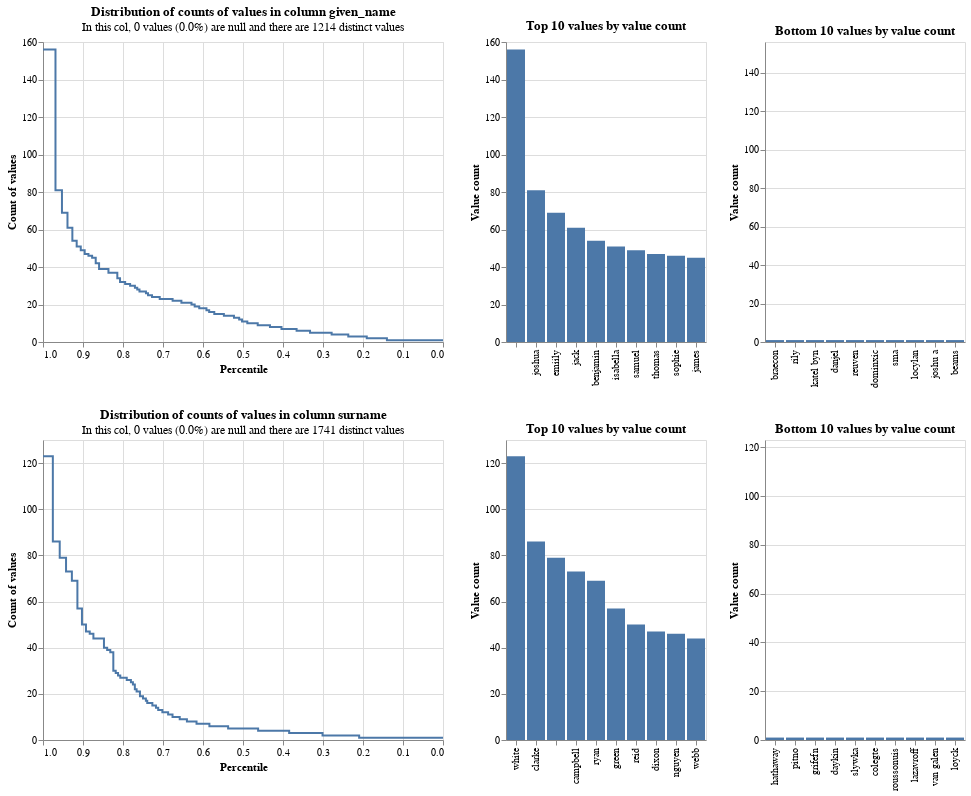

Notebook cell for this chart:
### Code cell
from splink.exploratory import profile_columns

profile_columns(df, db_api=DuckDBAPI(), column_expressions=["given_name", "surname"])

### Figure 1 — Vega-Lite specification as saved in the notebook (floating-point values rounded to 4 significant figures)
{"config": {"view": {"continuousWidth": 400, "continuousHeight": 300}}, "vconcat": [{"hconcat": [{"mark": {"type": "line", "interpolate": "step-before"}, "data": {"values": [{"percentile_ex_nulls": 0.9688, "percentile_inc_nulls": 0.9688, "value_count": 156, "group_name": "given_name", "total_non_null_rows": 5000, "total_rows_inc_nulls": 5000, "sum_tokens_in_value_count_group": 156, "distinct_value_count": 1214}, {"percentile_ex_nulls": 0.9526, "percentile_inc_nulls": 0.9526, "value_count": 81, "group_name": "given_name", "total_non_null_rows": 5000, "total_rows_inc_nulls": 5000, "sum_tokens_in_value_count_group": 81, "distinct_value_count": 1214}, {"percentile_ex_nulls": 0.9388, "percentile_inc_nulls": 0.9388, "value_count": 69, "group_name": "given_name", "total_non_null_rows": 5000, "total_rows_inc_nulls": 5000, "sum_tokens_in_value_count_group": 69, "distinct_value_count": 1214}, {"percentile_ex_nulls": 0.9266, "percentile_inc_nulls": 0.9266, "value_count": 61, "group_name": "given_name", "total_non_null_rows": 5000, "total_rows_inc_nulls": 5000, "sum_tokens_in_value_count_group": 61, "distinct_value_count": 1214}, {"percentile_ex_nulls": 0.9158, "percentile_inc_nulls": 0.9158, "value_count": 54, "group_name": "given_name", "total_non_null_rows": 5000, "total_rows_inc_nulls": 5000, "sum_tokens_in_value_count_group": 54, "distinct_value_count": 1214}, {"percentile_ex_nulls": 0.9056, "percentile_inc_nulls": 0.9056, "value_count": 51, "group_name": "given_name", "total_non_null_rows": 5000, "total_rows_inc_nulls": 5000, "sum_tokens_in_value_count_group": 51, "distinct_value_count": 1214}, {"percentile_ex_nulls": 0.8958, "percentile_inc_nulls": 0.8958, "value_count": 49, "group_name": "given_name", "total_non_null_rows": 5000, "total_rows_inc_nulls": 5000, "sum_tokens_in_value_count_group": 49, "distinct_value_count": 1214}, {"percentile_ex_nulls": 0.8864, "percentile_inc_nulls": 0.8864, "value_count": 47, "group_name": "given_name", "total_non_null_rows": 5000, "total_rows_inc_nulls": 5000, "sum_tokens_in_value_count_group": 47, "distinct_value_count": 1214}, {"percentile_ex_nulls": 0.8772, "percentile_inc_nulls": 0.8772, "value_count": 46, "group_name": "given_name", "total_non_null_rows": 5000, "total_rows_inc_nulls": 5000, "sum_tokens_in_value_count_group": 46, "distinct_value_count": 1214}, {"percentile_ex_nulls": 0.8682, "percentile_inc_nulls": 0.8682, "value_count": 45, "group_name": "given_name", "total_non_null_rows": 5000, "total_rows_inc_nulls": 5000, "sum_tokens_in_value_count_group": 45, "distinct_value_count": 1214}, {"percentile_ex_nulls": 0.8598, "percentile_inc_nulls": 0.8598, "value_count": 42, "group_name": "given_name", "total_non_null_rows": 5000, "total_rows_inc_nulls": 5000, "sum_tokens_in_value_count_group": 42, "distinct_value_count": 1214}, {"percentile_ex_nulls": 0.8364, "percentile_inc_nulls": 0.8364, "value_count": 39, "group_name": "given_name", "total_non_null_rows": 5000, "total_rows_inc_nulls": 5000, "sum_tokens_in_value_count_group": 117, "distinct_value_count": 1214}, {"percentile_ex_nulls": 0.8142, "percentile_inc_nulls": 0.8142, "value_count": 37, "group_name": "given_name", "total_non_null_rows": 5000, "total_rows_inc_nulls": 5000, "sum_tokens_in_value_count_group": 111, "distinct_value_count": 1214}, {"percentile_ex_nulls": 0.8074, "percentile_inc_nulls": 0.8074, "value_count": 34, "group_name": "given_name", "total_non_null_rows": 5000, "total_rows_inc_nulls": 5000, "sum_tokens_in_value_count_group": 34, "distinct_value_count": 1214}, {"percentile_ex_nulls": 0.7946, "percentile_inc_nulls": 0.7946, "value_count": 32, "group_name": "given_name", "total_non_null_rows": 5000, "total_rows_inc_nulls": 5000, "sum_tokens_in_value_count_group": 64, "distinct_value_count": 1214}, {"percentile_ex_nulls": 0.7822, "percentile_inc_nulls": 0.7822, "value_count": 31, "group_name": "given_name", "total_non_null_rows": 5000, "total_rows_inc_nulls": 5000, "sum_tokens_in_value_count_group": 62, "distinct_value_count": 1214}, {"percentile_ex_nulls": 0.7702, "percentile_inc_nulls": 0.7702, "value_count": 30, "group_name": "given_name", "total_non_null_rows": 5000, "total_rows_inc_nulls": 5000, "sum_tokens_in_value_count_group": 60, "distinct_value_count": 1214}, {"percentile_ex_nulls": 0.7644, "percentile_inc_nulls": 0.7644, "value_count": 29, "group_name": "given_name", "total_non_null_rows": 5000, "total_rows_inc_nulls": 5000, "sum_tokens_in_value_count_group": 29, "distinct_value_count": 1214}, {"percentile_ex_nulls": 0.7588, "percentile_inc_nulls": 0.7588, "value_count": 28, "group_name": "given_name", "total_non_null_rows": 5000, "total_rows_inc_nulls": 5000, "sum_tokens_in_value_count_group": 28, "distinct_value_count": 1214}, {"percentile_ex_nulls": 0.7426, "percentile_inc_nulls": 0.7426, "value_count": 27, "group_name": "given_name", "total_non_null_rows": 5000, "total_rows_inc_nulls": 5000, "sum_tokens_in_value_count_group": 81, "distinct_value_count": 1214}, {"percentile_ex_nulls": 0.7374, "percentile_inc_nulls": 0.7374, "value_count": 26, "group_name": "given_name", "total_non_null_rows": 5000, "total_rows_inc_nulls": 5000, "sum_tokens_in_value_count_group": 26, "distinct_value_count": 1214}, {"percentile_ex_nulls": 0.7274, "percentile_inc_nulls": 0.7274, "value_count": 25, "group_name": "given_name", "total_non_null_rows": 5000, "total_rows_inc_nulls": 5000, "sum_tokens_in_value_count_group": 50, "distinct_value_count": 1214}, {"percentile_ex_nulls": 0.7082, "percentile_inc_nulls": 0.7082, "value_count": 24, "group_name": "given_name", "total_non_null_rows": 5000, "total_rows_inc_nulls": 5000, "sum_tokens_in_value_count_group": 96, "distinct_value_count": 1214}, {"percentile_ex_nulls": 0.676, "percentile_inc_nulls": 0.676, "value_count": 23, "group_name": "given_name", "total_non_null_rows": 5000, "total_rows_inc_nulls": 5000, "sum_tokens_in_value_count_group": 161, "distinct_value_count": 1214}, {"percentile_ex_nulls": 0.654, "percentile_inc_nulls": 0.654, "value_count": 22, "group_name": "given_name", "total_non_null_rows": 5000, "total_rows_inc_nulls": 5000, "sum_tokens_in_value_count_group": 110, "distinct_value_count": 1214}, {"percentile_ex_nulls": 0.6288, "percentile_inc_nulls": 0.6288, "value_count": 21, "group_name": "given_name", "total_non_null_rows": 5000, "total_rows_inc_nulls": 5000, "sum_tokens_in_value_count_group": 126, "distinct_value_count": 1214}, {"percentile_ex_nulls": 0.6208, "percentile_inc_nulls": 0.6208, "value_count": 20, "group_name": "given_name", "total_non_null_rows": 5000, "total_rows_inc_nulls": 5000, "sum_tokens_in_value_count_group": 40, "distinct_value_count": 1214}, {"percentile_ex_nulls": 0.6094, "percentile_inc_nulls": 0.6094, "value_count": 19, "group_name": "given_name", "total_non_null_rows": 5000, "total_rows_inc_nulls": 5000, "sum_tokens_in_value_count_group": 57, "distinct_value_count": 1214}, {"percentile_ex_nulls": 0.5914, "percentile_inc_nulls": 0.5914, "value_count": 18, "group_name": "given_name", "total_non_null_rows": 5000, "total_rows_inc_nulls": 5000, "sum_tokens_in_value_count_group": 90, "distinct_value_count": 1214}, {"percentile_ex_nulls": 0.5846, "percentile_inc_nulls": 0.5846, "value_count": 17, "group_name": "given_name", "total_non_null_rows": 5000, "total_rows_inc_nulls": 5000, "sum_tokens_in_value_count_group": 34, "distinct_value_count": 1214}, {"percentile_ex_nulls": 0.5718, "percentile_inc_nulls": 0.5718, "value_count": 16, "group_name": "given_name", "total_non_null_rows": 5000, "total_rows_inc_nulls": 5000, "sum_tokens_in_value_count_group": 64, "distinct_value_count": 1214}, {"percentile_ex_nulls": 0.5478, "percentile_inc_nulls": 0.5478, "value_count": 15, "group_name": "given_name", "total_non_null_rows": 5000, "total_rows_inc_nulls": 5000, "sum_tokens_in_value_count_group": 120, "distinct_value_count": 1214}, {"percentile_ex_nulls": 0.5226, "percentile_inc_nulls": 0.5226, "value_count": 14, "group_name": "given_name", "total_non_null_rows": 5000, "total_rows_inc_nulls": 5000, "sum_tokens_in_value_count_group": 126, "distinct_value_count": 1214}, {"percentile_ex_nulls": 0.5096, "percentile_inc_nulls": 0.5096, "value_count": 13, "group_name": "given_name", "total_non_null_rows": 5000, "total_rows_inc_nulls": 5000, "sum_tokens_in_value_count_group": 65, "distinct_value_count": 1214}, {"percentile_ex_nulls": 0.5024, "percentile_inc_nulls": 0.5024, "value_count": 12, "group_name": "given_name", "total_non_null_rows": 5000, "total_rows_inc_nulls": 5000, "sum_tokens_in_value_count_group": 36, "distinct_value_count": 1214}, {"percentile_ex_nulls": 0.4892, "percentile_inc_nulls": 0.4892, "value_count": 11, "group_name": "given_name", "total_non_null_rows": 5000, "total_rows_inc_nulls": 5000, "sum_tokens_in_value_count_group": 66, "distinct_value_count": 1214}, {"percentile_ex_nulls": 0.4632, "percentile_inc_nulls": 0.4632, "value_count": 10, "group_name": "given_name", "total_non_null_rows": 5000, "total_rows_inc_nulls": 5000, "sum_tokens_in_value_count_group": 130, "distinct_value_count": 1214}, {"percentile_ex_nulls": 0.4326, "percentile_inc_nulls": 0.4326, "value_count": 9, "group_name": "given_name", "total_non_null_rows": 5000, "total_rows_inc_nulls": 5000, "sum_tokens_in_value_count_group": 153, "distinct_value_count": 1214}, {"percentile_ex_nulls": 0.4038, "percentile_inc_nulls": 0.4038, "value_count": 8, "group_name": "given_name", "total_non_null_rows": 5000, "total_rows_inc_nulls": 5000, "sum_tokens_in_value_count_group": 144, "distinct_value_count": 1214}, {"percentile_ex_nulls": 0.366, "percentile_inc_nulls": 0.366, "value_count": 7, "group_name": "given_name", "total_non_null_rows": 5000, "total_rows_inc_nulls": 5000, "sum_tokens_in_value_count_group": 189, "distinct_value_count": 1214}, {"percentile_ex_nulls": 0.3324, "percentile_inc_nulls": 0.3324, "value_count": 6, "group_name": "given_name", "total_non_null_rows": 5000, "total_rows_inc_nulls": 5000, "sum_tokens_in_value_count_group": 168, "distinct_value_count": 1214}, {"percentile_ex_nulls": 0.2784, "percentile_inc_nulls": 0.2784, "value_count": 5, "group_name": "given_name", "total_non_null_rows": 5000, "total_rows_inc_nulls": 5000, "sum_tokens_in_value_count_group": 270, "distinct_value_count": 1214}, {"percentile_ex_nulls": 0.2368, "percentile_inc_nulls": 0.2368, "value_count": 4, "group_name": "given_name", "total_non_null_rows": 5000, "total_rows_inc_nulls": 5000, "sum_tokens_in_value_count_group": 208, "distinct_value_count": 1214}, {"percentile_ex_nulls": 0.1906, "percentile_inc_nulls": 0.1906, "value_count": 3, "group_name": "given_name", "total_non_null_rows": 5000, "total_rows_inc_nulls": 5000, "sum_tokens_in_value_count_group": 231, "distinct_value_count": 1214}, {"percentile_ex_nulls": 0.1402, "percentile_inc_nulls": 0.1402, "value_count": 2, "group_name": "given_name", "total_non_null_rows": 5000, "total_rows_inc_nulls": 5000, "sum_tokens_in_value_count_group": 252, "distinct_value_count": 1214}, {"percentile_ex_nulls": 0.0, "percentile_inc_nulls": 0.0, "value_count": 1, "group_name": "given_name", "total_non_null_rows": 5000, "total_rows_inc_nulls": 5000, "sum_tokens_in_value_count_group": 701, "distinct_value_count": 1214}, {"percentile_ex_nulls": 1.0, "percentile_inc_nulls": 1.0, "value_count": 156, "group_name": "given_name", "total_non_null_rows": 5000, "total_rows_inc_nulls": 5000, "sum_tokens_in_value_count_group": 156, "distinct_value_count": 1214}]}, "encoding": {"tooltip": [{"field": "value_count", "type": "quantitative"}, {"field": "percentile_ex_nulls", "type": "quantitative"}, {"field": "percentile_inc_nulls", "type": "quantitative"}, {"field": "total_non_null_rows", "type": "quantitative"}, {"field": "total_rows_inc_nulls", "type": "quantitative"}], "x": {"field": "percentile_ex_nulls", "sort": "descending", "title": "Percentile", "type": "quantitative"}, "y": {"field": "value_count", "title": "Count of values", "type": "quantitative"}}, "title": {"text": "Distribution of counts of values in column given_name", "subtitle": "In this col, 0 values (0.0%) are null and there are 1214 distinct values"}}, {"mark": "bar", "data": {"values": [{"value_count": 156, "group_name": "given_name", "value": " ", "total_non_null_rows": 5000, "total_rows_inc_nulls": 5000, "distinct_value_count": 1214}, {"value_count": 81, "group_name": "given_name", "value": " joshua", "total_non_null_rows": 5000, "total_rows_inc_nulls": 5000, "distinct_value_count": 1214}, {"value_count": 69, "group_name": "given_name", "value": " emiily", "total_non_null_rows": 5000, "total_rows_inc_nulls": 5000, "distinct_value_count": 1214}, {"value_count": 61, "group_name": "given_name", "value": " jack", "total_non_null_rows": 5000, "total_rows_inc_nulls": 5000, "distinct_value_count": 1214}, {"value_count": 54, "group_name": "given_name", "value": " benjamin", "total_non_null_rows": 5000, "total_rows_inc_nulls": 5000, "distinct_value_count": 1214}, {"value_count": 51, "group_name": "given_name", "value": " isabella", "total_non_null_rows": 5000, "total_rows_inc_nulls": 5000, "distinct_value_count": 1214}, {"value_count": 49, "group_name": "given_name", "value": " samuel", "total_non_null_rows": 5000, "total_rows_inc_nulls": 5000, "distinct_value_count": 1214}, {"value_count": 47, "group_name": "given_name", "value": " thomas", "total_non_null_rows": 5000, "total_rows_inc_nulls": 5000, "distinct_value_count": 1214}, {"value_count": 46, "group_name": "given_name", "value": " sophie", "total_non_null_rows": 5000, "total_rows_inc_nulls": 5000, "distinct_value_count": 1214}, {"value_count": 45, "group_name": "given_name", "value": " james", "total_non_null_rows": 5000, "total_rows_inc_nulls": 5000, "distinct_value_count": 1214}]}, "encoding": {"tooltip": [{"field": "value", "type": "nominal"}, {"field": "value_count", "type": "quantitative"}, {"field": "total_non_null_rows", "type": "quantitative"}, {"field": "total_rows_inc_nulls", "type": "quantitative"}], "x": {"field": "value", "sort": "-y", "title": null, "type": "nominal"}, "y": {"field": "value_count", "title": "Value count", "type": "quantitative"}}, "title": "Top 10 values by value count"}, {"mark": "bar", "data": {"values": [{"value_count": 1, "group_name": "given_name", "value": " braecon", "total_non_null_rows": 5000, "total_rows_inc_nulls": 5000, "distinct_value_count": 1214}, {"value_count": 1, "group_name": "given_name", "value": " rily", "total_non_null_rows": 5000, "total_rows_inc_nulls": 5000, "distinct_value_count": 1214}, {"value_count": 1, "group_name": "given_name", "value": " katel byn", "total_non_null_rows": 5000, "total_rows_inc_nulls": 5000, "distinct_value_count": 1214}, {"value_count": 1, "group_name": "given_name", "value": " danjel", "total_non_null_rows": 5000, "total_rows_inc_nulls": 5000, "distinct_value_count": 1214}, {"value_count": 1, "group_name": "given_name", "value": " reuven", "total_non_null_rows": 5000, "total_rows_inc_nulls": 5000, "distinct_value_count": 1214}, {"value_count": 1, "group_name": "given_name", "value": " dominxic", "total_non_null_rows": 5000, "total_rows_inc_nulls": 5000, "distinct_value_count": 1214}, {"value_count": 1, "group_name": "given_name", "value": " sma", "total_non_null_rows": 5000, "total_rows_inc_nulls": 5000, "distinct_value_count": 1214}, {"value_count": 1, "group_name": "given_name", "value": " locylan", "total_non_null_rows": 5000, "total_rows_inc_nulls": 5000, "distinct_value_count": 1214}, {"value_count": 1, "group_name": "given_name", "value": " joshu a", "total_non_null_rows": 5000, "total_rows_inc_nulls": 5000, "distinct_value_count": 1214}, {"value_count": 1, "group_name": "given_name", "value": " beams", "total_non_null_rows": 5000, "total_rows_inc_nulls": 5000, "distinct_value_count": 1214}]}, "encoding": {"tooltip": [{"field": "value", "type": "nominal"}, {"field": "value_count", "type": "quantitative"}, {"field": "total_non_null_rows", "type": "quantitative"}, {"field": "total_rows_inc_nulls", "type": "quantitative"}], "x": {"field": "value", "sort": "-y", "title": null, "type": "nominal"}, "y": {"field": "value_count", "scale": {"domain": [0, 156]}, "title": "Value count", "type": "quantitative"}}, "title": "Bottom 10 values by value count"}]}, {"hconcat": [{"mark": {"type": "line", "interpolate": "step-before"}, "data": {"values": [{"percentile_ex_nulls": 0.9754, "percentile_inc_nulls": 0.9754, "value_count": 123, "group_name": "surname", "total_non_null_rows": 5000, "total_rows_inc_nulls": 5000, "sum_tokens_in_value_count_group": 123, "distinct_value_count": 1741}, {"percentile_ex_nulls": 0.9582, "percentile_inc_nulls": 0.9582, "value_count": 86, "group_name": "surname", "total_non_null_rows": 5000, "total_rows_inc_nulls": 5000, "sum_tokens_in_value_count_group": 86, "distinct_value_count": 1741}, {"percentile_ex_nulls": 0.9424, "percentile_inc_nulls": 0.9424, "value_count": 79, "group_name": "surname", "total_non_null_rows": 5000, "total_rows_inc_nulls": 5000, "sum_tokens_in_value_count_group": 79, "distinct_value_count": 1741}, {"percentile_ex_nulls": 0.9278, "percentile_inc_nulls": 0.9278, "value_count": 73, "group_name": "surname", "total_non_null_rows": 5000, "total_rows_inc_nulls": 5000, "sum_tokens_in_value_count_group": 73, "distinct_value_count": 1741}, {"percentile_ex_nulls": 0.914, "percentile_inc_nulls": 0.914, "value_count": 69, "group_name": "surname", "total_non_null_rows": 5000, "total_rows_inc_nulls": 5000, "sum_tokens_in_value_count_group": 69, "distinct_value_count": 1741}, {"percentile_ex_nulls": 0.9026, "percentile_inc_nulls": 0.9026, "value_count": 57, "group_name": "surname", "total_non_null_rows": 5000, "total_rows_inc_nulls": 5000, "sum_tokens_in_value_count_group": 57, "distinct_value_count": 1741}, {"percentile_ex_nulls": 0.8926, "percentile_inc_nulls": 0.8926, "value_count": 50, "group_name": "surname", "total_non_null_rows": 5000, "total_rows_inc_nulls": 5000, "sum_tokens_in_value_count_group": 50, "distinct_value_count": 1741}, {"percentile_ex_nulls": 0.8832, "percentile_inc_nulls": 0.8832, "value_count": 47, "group_name": "surname", "total_non_null_rows": 5000, "total_rows_inc_nulls": 5000, "sum_tokens_in_value_count_group": 47, "distinct_value_count": 1741}, {"percentile_ex_nulls": 0.874, "percentile_inc_nulls": 0.874, "value_count": 46, "group_name": "surname", "total_non_null_rows": 5000, "total_rows_inc_nulls": 5000, "sum_tokens_in_value_count_group": 46, "distinct_value_count": 1741}, {"percentile_ex_nulls": 0.8476, "percentile_inc_nulls": 0.8476, "value_count": 44, "group_name": "surname", "total_non_null_rows": 5000, "total_rows_inc_nulls": 5000, "sum_tokens_in_value_count_group": 132, "distinct_value_count": 1741}, {"percentile_ex_nulls": 0.8396, "percentile_inc_nulls": 0.8396, "value_count": 40, "group_name": "surname", "total_non_null_rows": 5000, "total_rows_inc_nulls": 5000, "sum_tokens_in_value_count_group": 40, "distinct_value_count": 1741}, {"percentile_ex_nulls": 0.8318, "percentile_inc_nulls": 0.8318, "value_count": 39, "group_name": "surname", "total_non_null_rows": 5000, "total_rows_inc_nulls": 5000, "sum_tokens_in_value_count_group": 39, "distinct_value_count": 1741}, {"percentile_ex_nulls": 0.8242, "percentile_inc_nulls": 0.8242, "value_count": 38, "group_name": "surname", "total_non_null_rows": 5000, "total_rows_inc_nulls": 5000, "sum_tokens_in_value_count_group": 38, "distinct_value_count": 1741}, {"percentile_ex_nulls": 0.8182, "percentile_inc_nulls": 0.8182, "value_count": 30, "group_name": "surname", "total_non_null_rows": 5000, "total_rows_inc_nulls": 5000, "sum_tokens_in_value_count_group": 30, "distinct_value_count": 1741}, {"percentile_ex_nulls": 0.8124, "percentile_inc_nulls": 0.8124, "value_count": 29, "group_name": "surname", "total_non_null_rows": 5000, "total_rows_inc_nulls": 5000, "sum_tokens_in_value_count_group": 29, "distinct_value_count": 1741}, {"percentile_ex_nulls": 0.8068, "percentile_inc_nulls": 0.8068, "value_count": 28, "group_name": "surname", "total_non_null_rows": 5000, "total_rows_inc_nulls": 5000, "sum_tokens_in_value_count_group": 28, "distinct_value_count": 1741}, {"percentile_ex_nulls": 0.7906, "percentile_inc_nulls": 0.7906, "value_count": 27, "group_name": "surname", "total_non_null_rows": 5000, "total_rows_inc_nulls": 5000, "sum_tokens_in_value_count_group": 81, "distinct_value_count": 1741}, {"percentile_ex_nulls": 0.7802, "percentile_inc_nulls": 0.7802, "value_count": 26, "group_name": "surname", "total_non_null_rows": 5000, "total_rows_inc_nulls": 5000, "sum_tokens_in_value_count_group": 52, "distinct_value_count": 1741}, {"percentile_ex_nulls": 0.7752, "percentile_inc_nulls": 0.7752, "value_count": 25, "group_name": "surname", "total_non_null_rows": 5000, "total_rows_inc_nulls": 5000, "sum_tokens_in_value_count_group": 25, "distinct_value_count": 1741}, {"percentile_ex_nulls": 0.7704, "percentile_inc_nulls": 0.7704, "value_count": 24, "group_name": "surname", "total_non_null_rows": 5000, "total_rows_inc_nulls": 5000, "sum_tokens_in_value_count_group": 24, "distinct_value_count": 1741}, {"percentile_ex_nulls": 0.766, "percentile_inc_nulls": 0.766, "value_count": 22, "group_name": "surname", "total_non_null_rows": 5000, "total_rows_inc_nulls": 5000, "sum_tokens_in_value_count_group": 22, "distinct_value_count": 1741}, {"percentile_ex_nulls": 0.7576, "percentile_inc_nulls": 0.7576, "value_count": 21, "group_name": "surname", "total_non_null_rows": 5000, "total_rows_inc_nulls": 5000, "sum_tokens_in_value_count_group": 42, "distinct_value_count": 1741}, {"percentile_ex_nulls": 0.75, "percentile_inc_nulls": 0.75, "value_count": 19, "group_name": "surname", "total_non_null_rows": 5000, "total_rows_inc_nulls": 5000, "sum_tokens_in_value_count_group": 38, "distinct_value_count": 1741}, {"percentile_ex_nulls": 0.7428, "percentile_inc_nulls": 0.7428, "value_count": 18, "group_name": "surname", "total_non_null_rows": 5000, "total_rows_inc_nulls": 5000, "sum_tokens_in_value_count_group": 36, "distinct_value_count": 1741}, {"percentile_ex_nulls": 0.7394, "percentile_inc_nulls": 0.7394, "value_count": 17, "group_name": "surname", "total_non_null_rows": 5000, "total_rows_inc_nulls": 5000, "sum_tokens_in_value_count_group": 17, "distinct_value_count": 1741}, {"percentile_ex_nulls": 0.7266, "percentile_inc_nulls": 0.7266, "value_count": 16, "group_name": "surname", "total_non_null_rows": 5000, "total_rows_inc_nulls": 5000, "sum_tokens_in_value_count_group": 64, "distinct_value_count": 1741}, {"percentile_ex_nulls": 0.7176, "percentile_inc_nulls": 0.7176, "value_count": 15, "group_name": "surname", "total_non_null_rows": 5000, "total_rows_inc_nulls": 5000, "sum_tokens_in_value_count_group": 45, "distinct_value_count": 1741}, {"percentile_ex_nulls": 0.712, "percentile_inc_nulls": 0.712, "value_count": 14, "group_name": "surname", "total_non_null_rows": 5000, "total_rows_inc_nulls": 5000, "sum_tokens_in_value_count_group": 28, "distinct_value_count": 1741}, {"percentile_ex_nulls": 0.7016, "percentile_inc_nulls": 0.7016, "value_count": 13, "group_name": "surname", "total_non_null_rows": 5000, "total_rows_inc_nulls": 5000, "sum_tokens_in_value_count_group": 52, "distinct_value_count": 1741}, {"percentile_ex_nulls": 0.6872, "percentile_inc_nulls": 0.6872, "value_count": 12, "group_name": "surname", "total_non_null_rows": 5000, "total_rows_inc_nulls": 5000, "sum_tokens_in_value_count_group": 72, "distinct_value_count": 1741}, {"percentile_ex_nulls": 0.6762, "percentile_inc_nulls": 0.6762, "value_count": 11, "group_name": "surname", "total_non_null_rows": 5000, "total_rows_inc_nulls": 5000, "sum_tokens_in_value_count_group": 55, "distinct_value_count": 1741}, {"percentile_ex_nulls": 0.6582, "percentile_inc_nulls": 0.6582, "value_count": 10, "group_name": "surname", "total_non_null_rows": 5000, "total_rows_inc_nulls": 5000, "sum_tokens_in_value_count_group": 90, "distinct_value_count": 1741}, {"percentile_ex_nulls": 0.6402, "percentile_inc_nulls": 0.6402, "value_count": 9, "group_name": "surname", "total_non_null_rows": 5000, "total_rows_inc_nulls": 5000, "sum_tokens_in_value_count_group": 90, "distinct_value_count": 1741}, {"percentile_ex_nulls": 0.6162, "percentile_inc_nulls": 0.6162, "value_count": 8, "group_name": "surname", "total_non_null_rows": 5000, "total_rows_inc_nulls": 5000, "sum_tokens_in_value_count_group": 120, "distinct_value_count": 1741}, {"percentile_ex_nulls": 0.584, "percentile_inc_nulls": 0.584, "value_count": 7, "group_name": "surname", "total_non_null_rows": 5000, "total_rows_inc_nulls": 5000, "sum_tokens_in_value_count_group": 161, "distinct_value_count": 1741}, {"percentile_ex_nulls": 0.5372, "percentile_inc_nulls": 0.5372, "value_count": 6, "group_name": "surname", "total_non_null_rows": 5000, "total_rows_inc_nulls": 5000, "sum_tokens_in_value_count_group": 234, "distinct_value_count": 1741}, {"percentile_ex_nulls": 0.4622, "percentile_inc_nulls": 0.4622, "value_count": 5, "group_name": "surname", "total_non_null_rows": 5000, "total_rows_inc_nulls": 5000, "sum_tokens_in_value_count_group": 375, "distinct_value_count": 1741}, {"percentile_ex_nulls": 0.3846, "percentile_inc_nulls": 0.3846, "value_count": 4, "group_name": "surname", "total_non_null_rows": 5000, "total_rows_inc_nulls": 5000, "sum_tokens_in_value_count_group": 388, "distinct_value_count": 1741}, {"percentile_ex_nulls": 0.3012, "percentile_inc_nulls": 0.3012, "value_count": 3, "group_name": "surname", "total_non_null_rows": 5000, "total_rows_inc_nulls": 5000, "sum_tokens_in_value_count_group": 417, "distinct_value_count": 1741}, {"percentile_ex_nulls": 0.2096, "percentile_inc_nulls": 0.2096, "value_count": 2, "group_name": "surname", "total_non_null_rows": 5000, "total_rows_inc_nulls": 5000, "sum_tokens_in_value_count_group": 458, "distinct_value_count": 1741}, {"percentile_ex_nulls": 0.0, "percentile_inc_nulls": 0.0, "value_count": 1, "group_name": "surname", "total_non_null_rows": 5000, "total_rows_inc_nulls": 5000, "sum_tokens_in_value_count_group": 1048, "distinct_value_count": 1741}, {"percentile_ex_nulls": 1.0, "percentile_inc_nulls": 1.0, "value_count": 123, "group_name": "surname", "total_non_null_rows": 5000, "total_rows_inc_nulls": 5000, "sum_tokens_in_value_count_group": 123, "distinct_value_count": 1741}]}, "encoding": {"tooltip": [{"field": "value_count", "type": "quantitative"}, {"field": "percentile_ex_nulls", "type": "quantitative"}, {"field": "percentile_inc_nulls", "type": "quantitative"}, {"field": "total_non_null_rows", "type": "quantitative"}, {"field": "total_rows_inc_nulls", "type": "quantitative"}], "x": {"field": "percentile_ex_nulls", "sort": "descending", "title": "Percentile", "type": "quantitative"}, "y": {"field": "value_count", "title": "Count of values", "type": "quantitative"}}, "title": {"text": "Distribution of counts of values in column surname", "subtitle": "In this col, 0 values (0.0%) are null and there are 1741 distinct values"}}, {"mark": "bar", "data": {"values": [{"value_count": 123, "group_name": "surname", "value": " white", "total_non_null_rows": 5000, "total_rows_inc_nulls": 5000, "distinct_value_count": 1741}, {"value_count": 86, "group_name": "surname", "value": " clarke", "total_non_null_rows": 5000, "total_rows_inc_nulls": 5000, "distinct_value_count": 1741}, {"value_count": 79, "group_name": "surname", "value": " ", "total_non_null_rows": 5000, "total_rows_inc_nulls": 5000, "distinct_value_count": 1741}, {"value_count": 73, "group_name": "surname", "value": " campbell", "total_non_null_rows": 5000, "total_rows_inc_nulls": 5000, "distinct_value_count": 1741}, {"value_count": 69, "group_name": "surname", "value": " ryan", "total_non_null_rows": 5000, "total_rows_inc_nulls": 5000, "distinct_value_count": 1741}, {"value_count": 57, "group_name": "surname", "value": " green", "total_non_null_rows": 5000, "total_rows_inc_nulls": 5000, "distinct_value_count": 1741}, {"value_count": 50, "group_name": "surname", "value": " reid", "total_non_null_rows": 5000, "total_rows_inc_nulls": 5000, "distinct_value_count": 1741}, {"value_count": 47, "group_name": "surname", "value": " dixon", "total_non_null_rows": 5000, "total_rows_inc_nulls": 5000, "distinct_value_count": 1741}, {"value_count": 46, "group_name": "surname", "value": " nguyen", "total_non_null_rows": 5000, "total_rows_inc_nulls": 5000, "distinct_value_count": 1741}, {"value_count": 44, "group_name": "surname", "value": " webb", "total_non_null_rows": 5000, "total_rows_inc_nulls": 5000, "distinct_value_count": 1741}]}, "encoding": {"tooltip": [{"field": "value", "type": "nominal"}, {"field": "value_count", "type": "quantitative"}, {"field": "total_non_null_rows", "type": "quantitative"}, {"field": "total_rows_inc_nulls", "type": "quantitative"}], "x": {"field": "value", "sort": "-y", "title": null, "type": "nominal"}, "y": {"field": "value_count", "title": "Value count", "type": "quantitative"}}, "title": "Top 10 values by value count"}, {"mark": "bar", "data": {"values": [{"value_count": 1, "group_name": "surname", "value": " hathaway", "total_non_null_rows": 5000, "total_rows_inc_nulls": 5000, "distinct_value_count": 1741}, {"value_count": 1, "group_name": "surname", "value": " pitno", "total_non_null_rows": 5000, "total_rows_inc_nulls": 5000, "distinct_value_count": 1741}, {"value_count": 1, "group_name": "surname", "value": " grifefn", "total_non_null_rows": 5000, "total_rows_inc_nulls": 5000, "distinct_value_count": 1741}, {"value_count": 1, "group_name": "surname", "value": " daykin", "total_non_null_rows": 5000, "total_rows_inc_nulls": 5000, "distinct_value_count": 1741}, {"value_count": 1, "group_name": "surname", "value": " slywka", "total_non_null_rows": 5000, "total_rows_inc_nulls": 5000, "distinct_value_count": 1741}, {"value_count": 1, "group_name": "surname", "value": " colegte", "total_non_null_rows": 5000, "total_rows_inc_nulls": 5000, "distinct_value_count": 1741}, {"value_count": 1, "group_name": "surname", "value": " roussonuis", "total_non_null_rows": 5000, "total_rows_inc_nulls": 5000, "distinct_value_count": 1741}, {"value_count": 1, "group_name": "surname", "value": " lazavroff", "total_non_null_rows": 5000, "total_rows_inc_nulls": 5000, "distinct_value_count": 1741}, {"value_count": 1, "group_name": "surname", "value": " van galen", "total_non_null_rows": 5000, "total_rows_inc_nulls": 5000, "distinct_value_count": 1741}, {"value_count": 1, "group_name": "surname", "value": " loyck", "total_non_null_rows": 5000, "total_rows_inc_nulls": 5000, "distinct_value_count": 1741}]}, "encoding": {"tooltip": [{"field": "value", "type": "nominal"}, {"field": "value_count", "type": "quantitative"}, {"field": "total_non_null_rows", "type": "quantitative"}, {"field": "total_rows_inc_nulls", "type": "quantitative"}], "x": {"field": "value", "sort": "-y", "title": null, "type": "nominal"}, "y": {"field": "value_count", "scale": {"domain": [0, 123]}, "title": "Value count", "type": "quantitative"}}, "title": "Bottom 10 values by value count"}]}], "$schema": "https://vega.github.io/schema/vega-lite/v5.9.3.json"}
